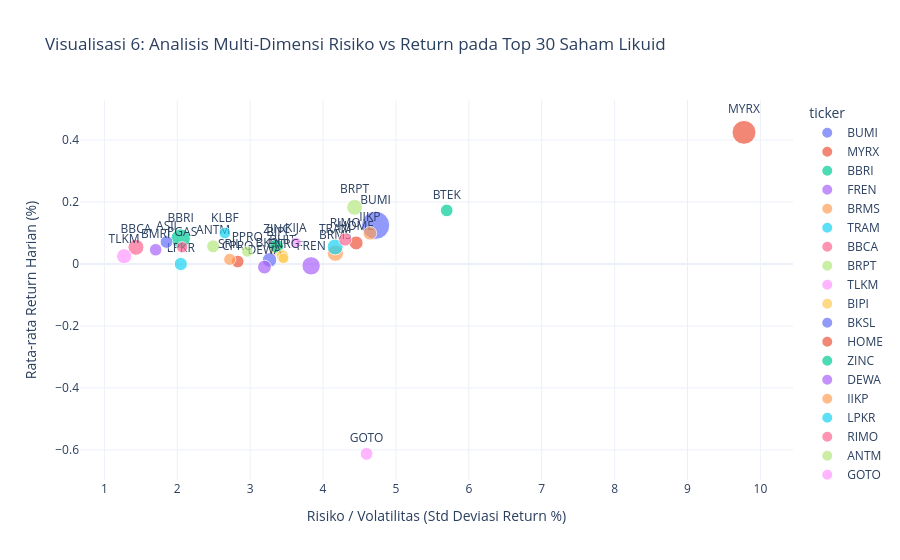

Notebook code for this chart:
### Code cell
# Visualisasi 6: Analisis Lanjutan / Spasial
# fig6 = px.scatter_geo(...)
# fig6.show()

# Analisis Multi-Dimensi (Trade-off Risiko vs Return Top 30 Saham Likuid)
risk_return = (
    df.sort(["ticker", "timestamp"])
    .with_columns(
        (
            (pl.col("close") - pl.col("close").shift(1).over("ticker"))
            / pl.col("close").shift(1).over("ticker")
            * 100
        ).alias("daily_return")
    )
    .filter(pl.col("daily_return").is_not_null())
    .group_by("ticker")
    .agg([
        pl.col("daily_return").mean().round(3).alias("avg_daily_return"),
        pl.col("daily_return").std().round(3).alias("volatility_std"),
        (pl.col("volume").sum() / 1e9).round(2).alias("total_volume_miliar")
    ])
    .filter(pl.col("total_volume_miliar") > 10.0)
    .sort("total_volume_miliar", descending=True)
    .head(30)
)

fig6 = px.scatter(
    risk_return.to_pandas(),
    x="volatility_std",
    y="avg_daily_return",
    size="total_volume_miliar",
    color="ticker",
    text="ticker",
    title="Visualisasi 6: Analisis Multi-Dimensi Risiko vs Return pada Top 30 Saham Likuid",
    labels={
        "volatility_std": "Risiko / Volatilitas (Std Deviasi Return %)",
        "avg_daily_return": "Rata-rata Return Harian (%)",
        "total_volume_miliar": "Volume (Miliar Lembar)"
    },
    template="plotly_white"
)
fig6.update_traces(textposition="top center")
fig6.show()

### Figure 1 — Plotly figure (JSON) as saved in the notebook; plotly's stock layout.template omitted (floating-point values rounded to 4 significant figures)
{"data": [{"hovertemplate": "ticker=%{text}<br>Risiko / Volatilitas (Std Deviasi Return %)=%{x}<br>Rata-rata Return Harian (%)=%{y}<br>Volume (Miliar Lembar)=%{marker.size}<extra></extra>", "legendgroup": "BUMI", "marker": {"color": "#636efa", "size": [1581.0], "sizemode": "area", "sizeref": 3.954, "symbol": "circle"}, "mode": "markers+text", "name": "BUMI", "orientation": "v", "showlegend": true, "text": ["BUMI"], "textposition": "top center", "type": "scatter", "x": [4.721], "xaxis": "x", "y": [0.125], "yaxis": "y"}, {"hovertemplate": "ticker=%{text}<br>Risiko / Volatilitas (Std Deviasi Return %)=%{x}<br>Rata-rata Return Harian (%)=%{y}<br>Volume (Miliar Lembar)=%{marker.size}<extra></extra>", "legendgroup": "MYRX", "marker": {"color": "#EF553B", "size": [1129.0], "sizemode": "area", "sizeref": 3.954, "symbol": "circle"}, "mode": "markers+text", "name": "MYRX", "orientation": "v", "showlegend": true, "text": ["MYRX"], "textposition": "top center", "type": "scatter", "x": [9.775], "xaxis": "x", "y": [0.425], "yaxis": "y"}, {"hovertemplate": "ticker=%{text}<br>Risiko / Volatilitas (Std Deviasi Return %)=%{x}<br>Rata-rata Return Harian (%)=%{y}<br>Volume (Miliar Lembar)=%{marker.size}<extra></extra>", "legendgroup": "BBRI", "marker": {"color": "#00cc96", "size": [758.2], "sizemode": "area", "sizeref": 3.954, "symbol": "circle"}, "mode": "markers+text", "name": "BBRI", "orientation": "v", "showlegend": true, "text": ["BBRI"], "textposition": "top center", "type": "scatter", "x": [2.046], "xaxis": "x", "y": [0.082], "yaxis": "y"}, {"hovertemplate": "ticker=%{text}<br>Risiko / Volatilitas (Std Deviasi Return %)=%{x}<br>Rata-rata Return Harian (%)=%{y}<br>Volume (Miliar Lembar)=%{marker.size}<extra></extra>", "legendgroup": "FREN", "marker": {"color": "#ab63fa", "size": [672.5], "sizemode": "area", "sizeref": 3.954, "symbol": "circle"}, "mode": "markers+text", "name": "FREN", "orientation": "v", "showlegend": true, "text": ["FREN"], "textposition": "top center", "type": "scatter", "x": [3.836], "xaxis": "x", "y": [-0.006], "yaxis": "y"}, {"hovertemplate": "ticker=%{text}<br>Risiko / Volatilitas (Std Deviasi Return %)=%{x}<br>Rata-rata Return Harian (%)=%{y}<br>Volume (Miliar Lembar)=%{marker.size}<extra></extra>", "legendgroup": "BRMS", "marker": {"color": "#FFA15A", "size": [526.1], "sizemode": "area", "sizeref": 3.954, "symbol": "circle"}, "mode": "markers+text", "name": "BRMS", "orientation": "v", "showlegend": true, "text": ["BRMS"], "textposition": "top center", "type": "scatter", "x": [4.169], "xaxis": "x", "y": [0.035], "yaxis": "y"}, {"hovertemplate": "ticker=%{text}<br>Risiko / Volatilitas (Std Deviasi Return %)=%{x}<br>Rata-rata Return Harian (%)=%{y}<br>Volume (Miliar Lembar)=%{marker.size}<extra></extra>", "legendgroup": "TRAM", "marker": {"color": "#19d3f3", "size": [506.6], "sizemode": "area", "sizeref": 3.954, "symbol": "circle"}, "mode": "markers+text", "name": "TRAM", "orientation": "v", "showlegend": true, "text": ["TRAM"], "textposition": "top center", "type": "scatter", "x": [4.166], "xaxis": "x", "y": [0.055], "yaxis": "y"}, {"hovertemplate": "ticker=%{text}<br>Risiko / Volatilitas (Std Deviasi Return %)=%{x}<br>Rata-rata Return Harian (%)=%{y}<br>Volume (Miliar Lembar)=%{marker.size}<extra></extra>", "legendgroup": "BBCA", "marker": {"color": "#FF6692", "size": [505.7], "sizemode": "area", "sizeref": 3.954, "symbol": "circle"}, "mode": "markers+text", "name": "BBCA", "orientation": "v", "showlegend": true, "text": ["BBCA"], "textposition": "top center", "type": "scatter", "x": [1.433], "xaxis": "x", "y": [0.054], "yaxis": "y"}, {"hovertemplate": "ticker=%{text}<br>Risiko / Volatilitas (Std Deviasi Return %)=%{x}<br>Rata-rata Return Harian (%)=%{y}<br>Volume (Miliar Lembar)=%{marker.size}<extra></extra>", "legendgroup": "BRPT", "marker": {"color": "#B6E880", "size": [494.6], "sizemode": "area", "sizeref": 3.954, "symbol": "circle"}, "mode": "markers+text", "name": "BRPT", "orientation": "v", "showlegend": true, "text": ["BRPT"], "textposition": "top center", "type": "scatter", "x": [4.433], "xaxis": "x", "y": [0.183], "yaxis": "y"}, {"hovertemplate": "ticker=%{text}<br>Risiko / Volatilitas (Std Deviasi Return %)=%{x}<br>Rata-rata Return Harian (%)=%{y}<br>Volume (Miliar Lembar)=%{marker.size}<extra></extra>", "legendgroup": "TLKM", "marker": {"color": "#FF97FF", "size": [456.3], "sizemode": "area", "sizeref": 3.954, "symbol": "circle"}, "mode": "markers+text", "name": "TLKM", "orientation": "v", "showlegend": true, "text": ["TLKM"], "textposition": "top center", "type": "scatter", "x": [1.271], "xaxis": "x", "y": [0.025], "yaxis": "y"}, {"hovertemplate": "ticker=%{text}<br>Risiko / Volatilitas (Std Deviasi Return %)=%{x}<br>Rata-rata Return Harian (%)=%{y}<br>Volume (Miliar Lembar)=%{marker.size}<extra></extra>", "legendgroup": "BIPI", "marker": {"color": "#FECB52", "size": [445.3], "sizemode": "area", "sizeref": 3.954, "symbol": "circle"}, "mode": "markers+text", "name": "BIPI", "orientation": "v", "showlegend": true, "text": ["BIPI"], "textposition": "top center", "type": "scatter", "x": [3.368], "xaxis": "x", "y": [0.047], "yaxis": "y"}, {"hovertemplate": "ticker=%{text}<br>Risiko / Volatilitas (Std Deviasi Return %)=%{x}<br>Rata-rata Return Harian (%)=%{y}<br>Volume (Miliar Lembar)=%{marker.size}<extra></extra>", "legendgroup": "BKSL", "marker": {"color": "#636efa", "size": [421.6], "sizemode": "area", "sizeref": 3.954, "symbol": "circle"}, "mode": "markers+text", "name": "BKSL", "orientation": "v", "showlegend": true, "text": ["BKSL"], "textposition": "top center", "type": "scatter", "x": [3.266], "xaxis": "x", "y": [0.013], "yaxis": "y"}, {"hovertemplate": "ticker=%{text}<br>Risiko / Volatilitas (Std Deviasi Return %)=%{x}<br>Rata-rata Return Harian (%)=%{y}<br>Volume (Miliar Lembar)=%{marker.size}<extra></extra>", "legendgroup": "HOME", "marker": {"color": "#EF553B", "size": [385.4], "sizemode": "area", "sizeref": 3.954, "symbol": "circle"}, "mode": "markers+text", "name": "HOME", "orientation": "v", "showlegend": true, "text": ["HOME"], "textposition": "top center", "type": "scatter", "x": [4.454], "xaxis": "x", "y": [0.068], "yaxis": "y"}, {"hovertemplate": "ticker=%{text}<br>Risiko / Volatilitas (Std Deviasi Return %)=%{x}<br>Rata-rata Return Harian (%)=%{y}<br>Volume (Miliar Lembar)=%{marker.size}<extra></extra>", "legendgroup": "ZINC", "marker": {"color": "#00cc96", "size": [383.7], "sizemode": "area", "sizeref": 3.954, "symbol": "circle"}, "mode": "markers+text", "name": "ZINC", "orientation": "v", "showlegend": true, "text": ["ZINC"], "textposition": "top center", "type": "scatter", "x": [3.362], "xaxis": "x", "y": [0.058], "yaxis": "y"}, {"hovertemplate": "ticker=%{text}<br>Risiko / Volatilitas (Std Deviasi Return %)=%{x}<br>Rata-rata Return Harian (%)=%{y}<br>Volume (Miliar Lembar)=%{marker.size}<extra></extra>", "legendgroup": "DEWA", "marker": {"color": "#ab63fa", "size": [376.0], "sizemode": "area", "sizeref": 3.954, "symbol": "circle"}, "mode": "markers+text", "name": "DEWA", "orientation": "v", "showlegend": true, "text": ["DEWA"], "textposition": "top center", "type": "scatter", "x": [3.196], "xaxis": "x", "y": [-0.01], "yaxis": "y"}, {"hovertemplate": "ticker=%{text}<br>Risiko / Volatilitas (Std Deviasi Return %)=%{x}<br>Rata-rata Return Harian (%)=%{y}<br>Volume (Miliar Lembar)=%{marker.size}<extra></extra>", "legendgroup": "IIKP", "marker": {"color": "#FFA15A", "size": [367.7], "sizemode": "area", "sizeref": 3.954, "symbol": "circle"}, "mode": "markers+text", "name": "IIKP", "orientation": "v", "showlegend": true, "text": ["IIKP"], "textposition": "top center", "type": "scatter", "x": [4.643], "xaxis": "x", "y": [0.099], "yaxis": "y"}, {"hovertemplate": "ticker=%{text}<br>Risiko / Volatilitas (Std Deviasi Return %)=%{x}<br>Rata-rata Return Harian (%)=%{y}<br>Volume (Miliar Lembar)=%{marker.size}<extra></extra>", "legendgroup": "LPKR", "marker": {"color": "#19d3f3", "size": [342.2], "sizemode": "area", "sizeref": 3.954, "symbol": "circle"}, "mode": "markers+text", "name": "LPKR", "orientation": "v", "showlegend": true, "text": ["LPKR"], "textposition": "top center", "type": "scatter", "x": [2.048], "xaxis": "x", "y": [0.0], "yaxis": "y"}, {"hovertemplate": "ticker=%{text}<br>Risiko / Volatilitas (Std Deviasi Return %)=%{x}<br>Rata-rata Return Harian (%)=%{y}<br>Volume (Miliar Lembar)=%{marker.size}<extra></extra>", "legendgroup": "RIMO", "marker": {"color": "#FF6692", "size": [338.4], "sizemode": "area", "sizeref": 3.954, "symbol": "circle"}, "mode": "markers+text", "name": "RIMO", "orientation": "v", "showlegend": true, "text": ["RIMO"], "textposition": "top center", "type": "scatter", "x": [4.303], "xaxis": "x", "y": [0.079], "yaxis": "y"}, {"hovertemplate": "ticker=%{text}<br>Risiko / Volatilitas (Std Deviasi Return %)=%{x}<br>Rata-rata Return Harian (%)=%{y}<br>Volume (Miliar Lembar)=%{marker.size}<extra></extra>", "legendgroup": "ANTM", "marker": {"color": "#B6E880", "size": [331.3], "sizemode": "area", "sizeref": 3.954, "symbol": "circle"}, "mode": "markers+text", "name": "ANTM", "orientation": "v", "showlegend": true, "text": ["ANTM"], "textposition": "top center", "type": "scatter", "x": [2.492], "xaxis": "x", "y": [0.057], "yaxis": "y"}, {"hovertemplate": "ticker=%{text}<br>Risiko / Volatilitas (Std Deviasi Return %)=%{x}<br>Rata-rata Return Harian (%)=%{y}<br>Volume (Miliar Lembar)=%{marker.size}<extra></extra>", "legendgroup": "GOTO", "marker": {"color": "#FF97FF", "size": [322.6], "sizemode": "area", "sizeref": 3.954, "symbol": "circle"}, "mode": "markers+text", "name": "GOTO", "orientation": "v", "showlegend": true, "text": ["GOTO"], "textposition": "top center", "type": "scatter", "x": [4.597], "xaxis": "x", "y": [-0.613], "yaxis": "y"}, {"hovertemplate": "ticker=%{text}<br>Risiko / Volatilitas (Std Deviasi Return %)=%{x}<br>Rata-rata Return Harian (%)=%{y}<br>Volume (Miliar Lembar)=%{marker.size}<extra></extra>", "legendgroup": "BHIT", "marker": {"color": "#FECB52", "size": [322.4], "sizemode": "area", "sizeref": 3.954, "symbol": "circle"}, "mode": "markers+text", "name": "BHIT", "orientation": "v", "showlegend": true, "text": ["BHIT"], "textposition": "top center", "type": "scatter", "x": [3.444], "xaxis": "x", "y": [0.025], "yaxis": "y"}, {"hovertemplate": "ticker=%{text}<br>Risiko / Volatilitas (Std Deviasi Return %)=%{x}<br>Rata-rata Return Harian (%)=%{y}<br>Volume (Miliar Lembar)=%{marker.size}<extra></extra>", "legendgroup": "ASII", "marker": {"color": "#636efa", "size": [322.2], "sizemode": "area", "sizeref": 3.954, "symbol": "circle"}, "mode": "markers+text", "name": "ASII", "orientation": "v", "showlegend": true, "text": ["ASII"], "textposition": "top center", "type": "scatter", "x": [1.852], "xaxis": "x", "y": [0.071], "yaxis": "y"}, {"hovertemplate": "ticker=%{text}<br>Risiko / Volatilitas (Std Deviasi Return %)=%{x}<br>Rata-rata Return Harian (%)=%{y}<br>Volume (Miliar Lembar)=%{marker.size}<extra></extra>", "legendgroup": "CPRO", "marker": {"color": "#EF553B", "size": [320.5], "sizemode": "area", "sizeref": 3.954, "symbol": "circle"}, "mode": "markers+text", "name": "CPRO", "orientation": "v", "showlegend": true, "text": ["CPRO"], "textposition": "top center", "type": "scatter", "x": [2.829], "xaxis": "x", "y": [0.008], "yaxis": "y"}, {"hovertemplate": "ticker=%{text}<br>Risiko / Volatilitas (Std Deviasi Return %)=%{x}<br>Rata-rata Return Harian (%)=%{y}<br>Volume (Miliar Lembar)=%{marker.size}<extra></extra>", "legendgroup": "BTEK", "marker": {"color": "#00cc96", "size": [315.9], "sizemode": "area", "sizeref": 3.954, "symbol": "circle"}, "mode": "markers+text", "name": "BTEK", "orientation": "v", "showlegend": true, "text": ["BTEK"], "textposition": "top center", "type": "scatter", "x": [5.697], "xaxis": "x", "y": [0.173], "yaxis": "y"}, {"hovertemplate": "ticker=%{text}<br>Risiko / Volatilitas (Std Deviasi Return %)=%{x}<br>Rata-rata Return Harian (%)=%{y}<br>Volume (Miliar Lembar)=%{marker.size}<extra></extra>", "legendgroup": "BMRI", "marker": {"color": "#ab63fa", "size": [313.5], "sizemode": "area", "sizeref": 3.954, "symbol": "circle"}, "mode": "markers+text", "name": "BMRI", "orientation": "v", "showlegend": true, "text": ["BMRI"], "textposition": "top center", "type": "scatter", "x": [1.704], "xaxis": "x", "y": [0.046], "yaxis": "y"}, {"hovertemplate": "ticker=%{text}<br>Risiko / Volatilitas (Std Deviasi Return %)=%{x}<br>Rata-rata Return Harian (%)=%{y}<br>Volume (Miliar Lembar)=%{marker.size}<extra></extra>", "legendgroup": "SRIL", "marker": {"color": "#FFA15A", "size": [292.4], "sizemode": "area", "sizeref": 3.954, "symbol": "circle"}, "mode": "markers+text", "name": "SRIL", "orientation": "v", "showlegend": true, "text": ["SRIL"], "textposition": "top center", "type": "scatter", "x": [2.719], "xaxis": "x", "y": [0.015], "yaxis": "y"}, {"hovertemplate": "ticker=%{text}<br>Risiko / Volatilitas (Std Deviasi Return %)=%{x}<br>Rata-rata Return Harian (%)=%{y}<br>Volume (Miliar Lembar)=%{marker.size}<extra></extra>", "legendgroup": "KLBF", "marker": {"color": "#19d3f3", "size": [267.9], "sizemode": "area", "sizeref": 3.954, "symbol": "circle"}, "mode": "markers+text", "name": "KLBF", "orientation": "v", "showlegend": true, "text": ["KLBF"], "textposition": "top center", "type": "scatter", "x": [2.653], "xaxis": "x", "y": [0.1], "yaxis": "y"}, {"hovertemplate": "ticker=%{text}<br>Risiko / Volatilitas (Std Deviasi Return %)=%{x}<br>Rata-rata Return Harian (%)=%{y}<br>Volume (Miliar Lembar)=%{marker.size}<extra></extra>", "legendgroup": "PGAS", "marker": {"color": "#FF6692", "size": [253.4], "sizemode": "area", "sizeref": 3.954, "symbol": "circle"}, "mode": "markers+text", "name": "PGAS", "orientation": "v", "showlegend": true, "text": ["PGAS"], "textposition": "top center", "type": "scatter", "x": [2.067], "xaxis": "x", "y": [0.054], "yaxis": "y"}, {"hovertemplate": "ticker=%{text}<br>Risiko / Volatilitas (Std Deviasi Return %)=%{x}<br>Rata-rata Return Harian (%)=%{y}<br>Volume (Miliar Lembar)=%{marker.size}<extra></extra>", "legendgroup": "PPRO", "marker": {"color": "#B6E880", "size": [252.8], "sizemode": "area", "sizeref": 3.954, "symbol": "circle"}, "mode": "markers+text", "name": "PPRO", "orientation": "v", "showlegend": true, "text": ["PPRO"], "textposition": "top center", "type": "scatter", "x": [2.96], "xaxis": "x", "y": [0.04], "yaxis": "y"}, {"hovertemplate": "ticker=%{text}<br>Risiko / Volatilitas (Std Deviasi Return %)=%{x}<br>Rata-rata Return Harian (%)=%{y}<br>Volume (Miliar Lembar)=%{marker.size}<extra></extra>", "legendgroup": "KIJA", "marker": {"color": "#FF97FF", "size": [241.6], "sizemode": "area", "sizeref": 3.954, "symbol": "circle"}, "mode": "markers+text", "name": "KIJA", "orientation": "v", "showlegend": true, "text": ["KIJA"], "textposition": "top center", "type": "scatter", "x": [3.627], "xaxis": "x", "y": [0.069], "yaxis": "y"}, {"hovertemplate": "ticker=%{text}<br>Risiko / Volatilitas (Std Deviasi Return %)=%{x}<br>Rata-rata Return Harian (%)=%{y}<br>Volume (Miliar Lembar)=%{marker.size}<extra></extra>", "legendgroup": "ENRG", "marker": {"color": "#FECB52", "size": [235.0], "sizemode": "area", "sizeref": 3.954, "symbol": "circle"}, "mode": "markers+text", "name": "ENRG", "orientation": "v", "showlegend": true, "text": ["ENRG"], "textposition": "top center", "type": "scatter", "x": [3.457], "xaxis": "x", "y": [0.018], "yaxis": "y"}], "layout": {"legend": {"itemsizing": "constant", "title": {"text": "ticker"}, "tracegroupgap": 0}, "title": {"text": "Visualisasi 6: Analisis Multi-Dimensi Risiko vs Return pada Top 30 Saham Likuid"}, "xaxis": {"anchor": "y", "domain": [0, 1], "title": {"text": "Risiko / Volatilitas (Std Deviasi Return %)"}}, "yaxis": {"anchor": "x", "domain": [0, 1], "title": {"text": "Rata-rata Return Harian (%)"}}}}
